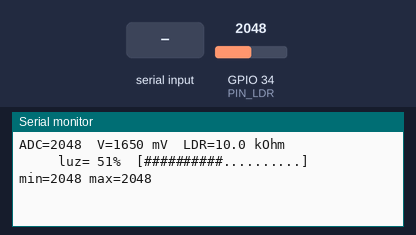
A sketch run on a simulated ESP32. On the bench: the last lines printed to the serial monitor. The test bench sets the inputs (shaded band); at power-on: GPIO 34 (PIN_LDR) = 2048 (analog values on the 0–4095 scale).

Above: at 1.7 s.
1.8 s: GPIO 34 (PIN_LDR) set to 2866
At 2.5 s:
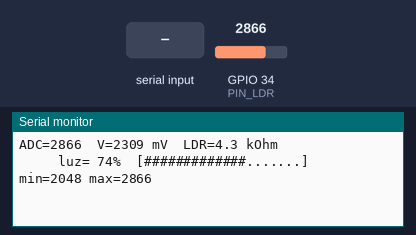
4.0 s: "r" received over Serial
At 4.5 s:
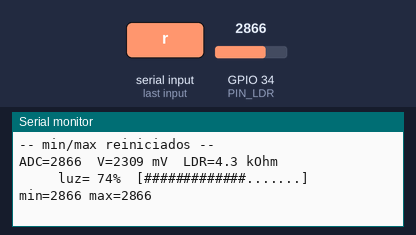
5.5 s: GPIO 34 (PIN_LDR) set to 3290
At 6.0 s:
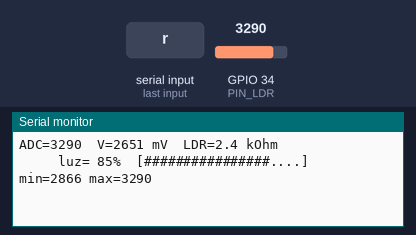
7.6 s: GPIO 34 (PIN_LDR) set to 3210
At 8.0 s:
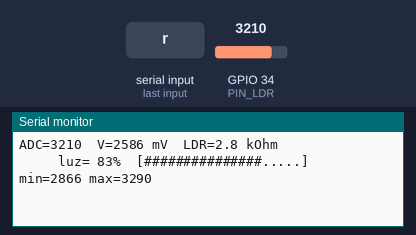
9.6 s: GPIO 34 (PIN_LDR) set to 3603
At 10.1 s:
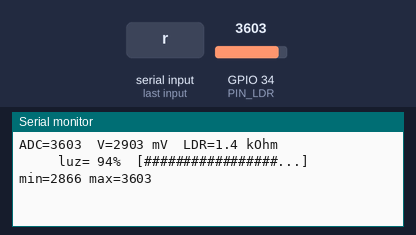
11.6 s: GPIO 34 (PIN_LDR) set to 4095
At 12.1 s:
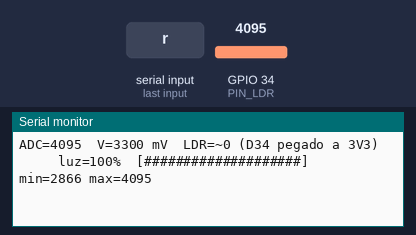

The sketch:

prueba_ldr.ino
```cpp
// =====================================================================
//  ClimaPlus – Prueba aislada de la fotoresistencia (LDR) en D34
//  Solo lee la LDR: sin WiFi, sin LCD, sin API.
//
//  Circuito:   3V3 ── LDR ──┬── D34
//                           └── 10 kΩ ── GND
//
//  Abre el Monitor serie a 115200 y tapa / destapa la LDR.
//  Escribe "r" + Intro para reiniciar el mínimo y el máximo.
//  Cuando termines, vuelve a subir climaplus_esp32_lcd.ino.
// =====================================================================
#include <Arduino.h>

const uint8_t PIN_LDR      = 34;
const float   VREF         = 3.3f;     // voltaje de alimentación del divisor
const float   R_FIJA       = 10000.0f; // 10 kΩ = café-negro-NARANJA. Si usas café-negro-ROJO (1 kΩ), pon 1000.0f
const int     MUESTRAS     = 16;       // promedio para quitar ruido

int leerPromedio();   // prototipo explícito

int minimo = 4095;
int maximo = 0;

int leerPromedio() {
  long suma = 0;
  for (int i = 0; i < MUESTRAS; i++) {
    suma += analogRead(PIN_LDR);
    delayMicroseconds(200);
  }
  return suma / MUESTRAS;
}

void setup() {
  Serial.begin(115200);
  analogReadResolution(12);
  analogSetPinAttenuation(PIN_LDR, ADC_11db);   // rango completo 0–3.3 V
  delay(500);
  Serial.println();
  Serial.println("=== Prueba de LDR en D34 ===");
  Serial.println("Tapa y destapa la LDR. 'r' + Intro reinicia min/max.");
}

void loop() {
  if (Serial.available()) {
    char c = Serial.read();
    if (c == 'r' || c == 'R') { minimo = 4095; maximo = 0; Serial.println("-- min/max reiniciados --"); }
  }

  int crudo = leerPromedio();
  int mv    = analogReadMilliVolts(PIN_LDR);   // voltaje calibrado de fábrica
  if (crudo < minimo) minimo = crudo;
  if (crudo > maximo) maximo = crudo;

  // Resistencia estimada de la LDR con el divisor: R_ldr = R_fija * (Vref - V) / V
  float v = mv / 1000.0f;
  String rLdr;
  if (mv < 30)                 rLdr = "abierta (no llega voltaje)";
  else if (mv > 3250)          rLdr = "~0 (D34 pegado a 3V3)";
  else                         rLdr = String(R_FIJA * (VREF - v) / v / 1000.0f, 1) + " kOhm";

  int porcentaje = constrain(map(crudo, 200, 3800, 0, 100), 0, 100);   // misma fórmula del firmware

  // Barra visual de 20 caracteres
  String barra = "";
  int llenos = crudo * 20 / 4095;
  for (int i = 0; i < 20; i++) barra += (i < llenos) ? '#' : '.';

  Serial.printf("ADC=%4d  V=%4d mV  LDR=%-26s luz=%3d%%  [%s]  min=%4d max=%4d\n",
                crudo, mv, rLdr.c_str(), porcentaje, barra.c_str(), minimo, maximo);
  delay(500);
}
```

Measured:
- after the input at 1.8 s, the serial monitor: prints a new line after 0.23 s (image 1)
- after the input at 4.0 s, the serial monitor: prints a new line after 0.06 s (image 2)
- after the input at 5.5 s, the serial monitor: prints a new line after 0.09 s (image 3)
- after the input at 7.6 s, the serial monitor: prints a new line at once (image 4)
- after the input at 9.6 s, the serial monitor: prints a new line after 0.06 s (image 5)
- after the input at 11.6 s, the serial monitor: prints a new line after 0.10 s (image 6)
